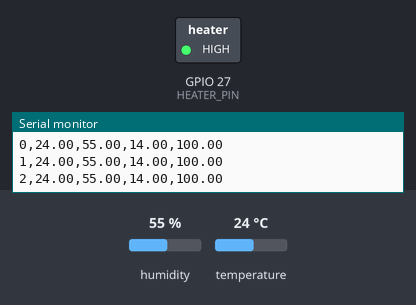
The sketch below on a simulated ESP32. On the bench: switched loads named in the sketch (green lamp = pin HIGH), the last lines printed to the serial monitor. The test bench sets the inputs (shaded band); at power-on: temperature 24 °C, humidity 55 %.

Above: at 2.8 s.
2.9 s: temperature set to 30.7 °C
5.6 s: temperature set to 32 °C
At 6.4 s:
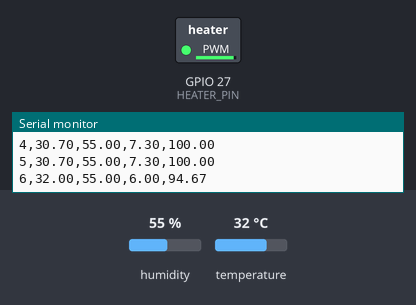
11.5 s: temperature set to 41 °C
At 12.8 s:
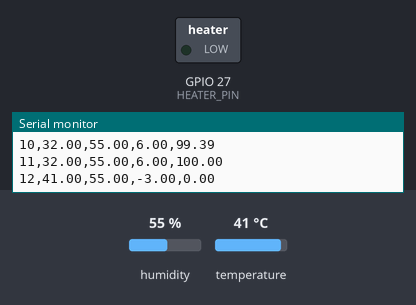
14.2 s: temperature set to 37 °C
At 18.2 s:
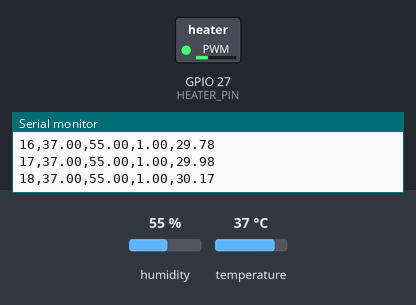
20.2 s: temperature set to 12 °C
Timing chart, 0 to 23.6 s (numbered marks = the images above; inputs shaded):
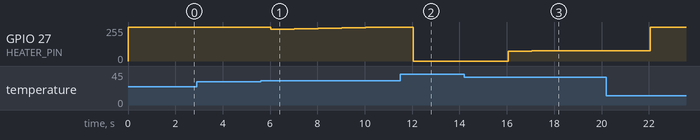

Measured:
- after the input at 5.6 s, GPIO 27 (HEATER_PIN): 255/255 → 240/255 after 0.42 s, → 243/255 1.0 s later, → 246/255 1.0 s later, → 249/255 1.0 s later, … (6 changes in this stretch)
- after the input at 11.5 s, GPIO 27 (HEATER_PIN): 255/255 → 0/255 after 0.54 s
- after the input at 14.2 s, GPIO 27 (HEATER_PIN): 0/255 → 75/255 after 1.9 s, → 76/255 1.0 s later, → 77/255 2.0 s later

The sketch:

TESTPID.ino
```cpp
#include <DHT.h>

#define DHTPIN 26
#define DHTTYPE DHT22

#define HEATER_PIN 27

DHT dht(DHTPIN, DHTTYPE);

// ================= PID =================
float setpoint = 38.0;

// TUNING PID
float Kp = 35.0;
float Ki = 0.50;
float Kd = 0.0;

float error;
float previousError = 0;

float integral = 0;
float derivative;

float output;

// ================= PWM =================
const int pwmFreq = 1000;
const int pwmResolution = 8;

// ================= TIME =================
unsigned long previousTime = 0;
unsigned long startTime = 0;

void setup() {

  Serial.begin(115200);

  dht.begin();

  pinMode(HEATER_PIN, OUTPUT);
  digitalWrite(HEATER_PIN, LOW);

  // PWM setup ESP32
  ledcAttach(HEATER_PIN, pwmFreq, pwmResolution);

  previousTime = millis();
  startTime = millis();

  // Header CSV
  Serial.println("Waktu,Suhu,Kelembapan,Error,Duty");
}

void loop() {

  // ================= BACA SENSOR =================
  float temperature = dht.readTemperature();
  float humidity = dht.readHumidity();

  // Cek gagal baca
  if (isnan(temperature) || isnan(humidity)) {
    Serial.println("ERROR SENSOR");
    delay(1000);
    return;
  }

  // ================= HITUNG dt =================
  unsigned long currentTime = millis();

  float dt = (currentTime - previousTime) / 1000.0;

  if (dt <= 0) dt = 0.001;

  previousTime = currentTime;

  // ================= PID =================
  error = setpoint - temperature;

  // Integral
  integral += error * dt;

  // Anti-windup
  integral = constrain(integral, -100, 100);

  // Derivative
  derivative = (error - previousError) / dt;

  // PID Output
  output =
      (Kp * error) +
      (Ki * integral) +
      (Kd * derivative);

  previousError = error;

  // ================= BATASI OUTPUT =================
  output = constrain(output, 0, 255);

  // ================= PWM OUTPUT =================
  ledcWrite(HEATER_PIN, (int)output);

  // ================= DUTY PERCENT =================
  float dutyPercent = (output / 255.0) * 100.0;

  // ================= WAKTU =================
  unsigned long elapsedSeconds =
      (millis() - startTime) / 1000;

  // ================= SERIAL CSV =================
  Serial.print(elapsedSeconds);
  Serial.print(",");

  Serial.print(temperature, 2);
  Serial.print(",");

  Serial.print(humidity, 2);
  Serial.print(",");

  Serial.print(error, 2);
  Serial.print(",");

  Serial.println(dutyPercent, 2);

  delay(1000);
}
```
